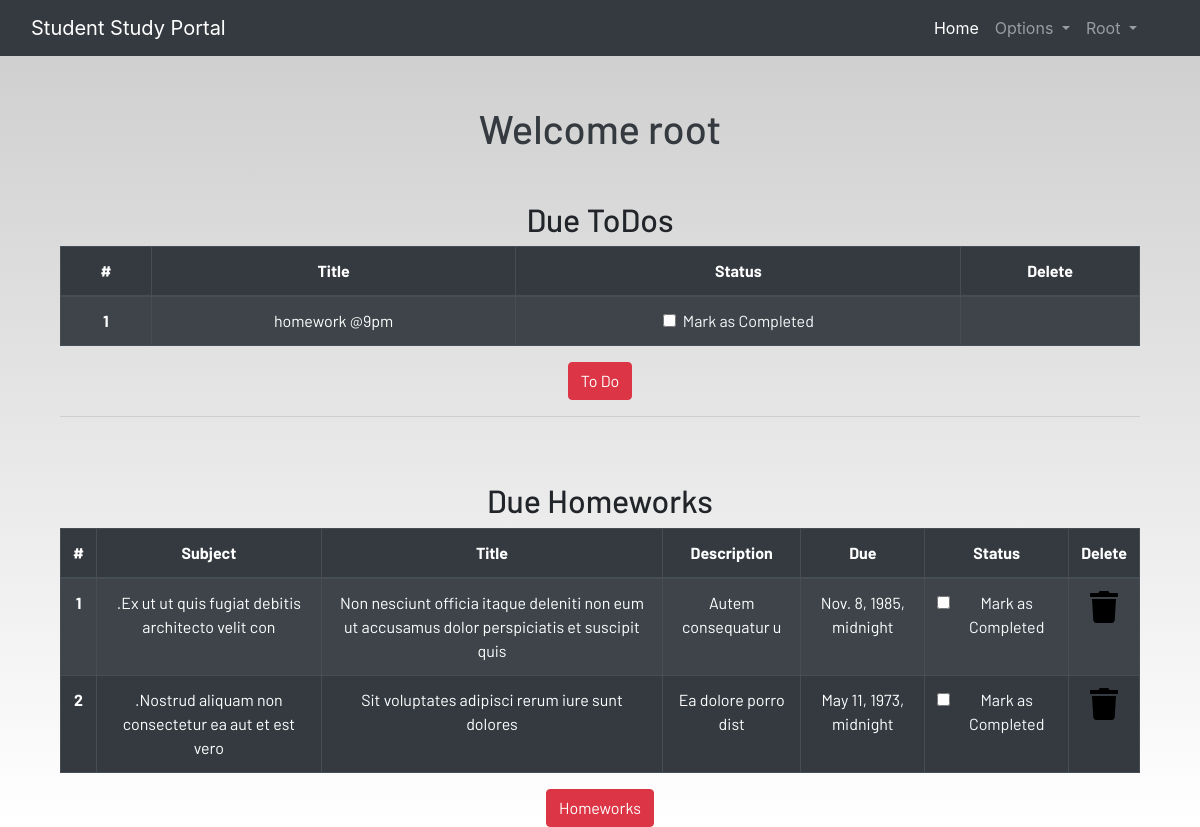
Screenshot of /profile/ (signed in) with the database file from the repository.
### dashbord/models.py (models this page shows, shortened)
class Todo(models.Model):
    user = models.ForeignKey(User, on_delete=models.CASCADE)
    title = models.CharField(max_length=100)
    is_finished = models.BooleanField(default=False)

class Homework(models.Model):
    user = models.ForeignKey(User, on_delete=models.CASCADE)
    subject = models.CharField(max_length=50)
    title = models.CharField(max_length=100)
    description = models.TextField()
    due = models.DateTimeField()
    is_finished = models.BooleanField(default=False)

### dashbord/views.py (the view)
# urls.py: path("profile/",views.user_profile, name="profile")
@login_required(login_url='login')
def user_profile(request):
    homewroks = Homework.objects.filter(is_finished=False,user=request.user)
    todos = Todo.objects.filter(is_finished=False,user=request.user)
    if len(homewroks) == 0:
        homeworks_done = True
    else:
        homeworks_done = False
    if len(todos) == 0:
        todo_done = True
    else:
        todo_done = False
    context = {
        'homeworks':homewroks,
        'todos':todos,
        'homeworks_done':homeworks_done,
        'todo_done':todo_done
    }
    return render(request, 'dashboard/profile.html', context)

### dashbord/templates/dashboard/profile.html
{% extends 'dashboard/base.html' %}
{% load static %}
{% block content %}
<section class="text-center">
    <h1 class="text-dark">Welcome {{user.username}}</h1>
    <div class="container mt-5">
        {% if not todo_done %}
        <h2>Due ToDos</h2>
        <table class="table table-striped table-bordered table-hover table-dark">
            <thead>
                <tr>
                    <th scope="col">#</th>
                    <th scope="col">Title</th>
                    <th scope="col">Status</th>
                    <th scope="col">Delete</th>
                </tr>
            </thead>
            <tbody>
                {% for todo in todos %}
                <tr>
                    <th scope="row">{{forloop.counter}}</th>
                    <td>{{todo.title}}</td>
                    <td>
                        <a href="{% url 'update_todo' todo.id %}">
                            <div class="form-check">
                                {% if todo.is_finished %}
                                <input class="form-check-input" type="checkbox" value="" checked>
                                {% else %}
                                <input class="form-check-input" type="checkbox" value="">
                                {% endif %}
                                <label class="form-check-label text-light" for="flexCheckDefault">
                                    Mark as Completed
                                </label>
                            </div>
                        </a>
                    </td>
                    <td><a href="{% url 'deletetodo' todo.id %}><i class="fa fa-trash fa-2x"></i></a></td>
                </tr>
                {% endfor %}
            </tbody>
        </table>
        {% else %}
            <h3>All Todos are completed!!!!</h3>
        {% endif %}
        <a href="{% url 'todo' %}" class="btn btn-danger">To Do</a>
        <hr>
        {% if not homeworks_done %}
        <br><br>
        <h2>Due Homeworks</h2>
        <table class="table table-striped table-bordered table-hover table-dark">
            <thead>
                <tr>
                    <th scope="col">#</th>
                    <th scope="col">Subject</th>
                    <th scope="col">Title</th>
                    <th scope="col">Description</th>
                    <th scope="col">Due</th>
                    <th scope="col">Status</th>
                    <th scope="col">Delete</th>
                </tr>
            </thead>
            <tbody>
                {% for homework in homeworks %}
                <tr>
                    <th scope="row">{{forloop.counter}}</th>
                    <td>.{{homework.subject}}</td>
                    <td>{{homework.title}}</td>
                    <td>{{homework.description}}</td>
                    <td>{{homework.due}}</td>
                    <td>
                        <a href="{% url 'updatehomework' homework.id %}">
                            <div class="form-check">
                                {% if homework.is_finished %}
                                <input class="form-check-input" type="checkbox" value="" checked>
                                {% else %}
                                <input class="form-check-input" type="checkbox" value="" >
                                {% endif %}
                                <label class="form-check-label text-light" for="flexCheckDefault">
                                    Mark as Completed
                                </label>
                            </div>
                        </a>
                    </td>
                    <td><a href="{% url 'deletehomework' homework.id %}"><i class="fa fa-trash fa-2x"></i></a></td>
                </tr>
                {% endfor %}
            </tbody>
        </table>
        {% else %}
            <h3>All Homeworks are completed!!!!</h3>
        {% endif %}
        <a href="{% url 'homework' %}" class="btn btn-danger">Homeworks</a>
    </div>
</section>
{% endblock content %}

### dashbord/templates/dashboard/base.html (shortened to what this page needs)
<!DOCTYPE html>
{% load static %}
<html lang="en">
<head>
  <link rel="stylesheet" href="https://stackpath.bootstrapcdn.com/bootstrap/4.3.1/css/bootstrap.min.css"
 />
  <link rel="stylesheet" href="https://use.fontawesome.com/releases/v5.7.2/css/all.css"
 />
  <link rel="stylesheet" href="{% static 'css/main.css' %}" />
</head>
<body>
  <header>
    <nav class="navbar navbar-expand-lg navbar-dark bg-dark">
      <div class="container-fluid">
        <a class="navbar-brand" href="{% url 'home' %}">Student Study Portal</a>
        <div class="collapse navbar-collapse justify-content-end" id="navbarSupportedContent">
          <ul class="navbar-nav mb-2 mb-lg-0">
            <li class="nav-item">
              <a class="nav-link active" aria-current="page" href="{% url 'home' %}">Home</a>
            </li>
            <li class="nav-item dropdown">
              <a class="nav-link dropdown-toggle" href="#" id="navbarDropdown" role="button" data-toggle="dropdown"
                aria-haspopup="true" aria-expanded="false">
                Options
              </a>
            </li>
            {% if user.is_authenticated %}
            <li class="nav-item dropdown mr-4">
              <a class="nav-link dropdown-toggle" href="#" id="navbarDropdown" role="button" data-toggle="dropdown"
                aria-haspopup="true" aria-expanded="false">
                {{ user.username|capfirst }}
              </a>
            </li>
            {% endif %}
          </ul>
        </div>
      </div>
    </nav>
  </header>
  <br /><br />
  <main>
    <div class="container">
    {% block content %}
    {% endblock content %}
  </main>
</body>
</html>

### static/css/main.css (style rules this page uses)
html { scroll-behavior: smooth; height: 100%; width: 100%; }
main { font-family: Barlow, Quicksand, Rubik, sans-serif, serif, 'Times New Roman', Times, serif !important; }
a { text-decoration: none !important; color: black; }
html, body { max-width: 100%; overflow-x: hidden; height: 100%; width: 100%; }
body { background: linear-gradient(rgba(0, 0, 0, 0.2), rgba(255, 255, 255, 0.5)); overflow-x: hidden; background-repeat: no-repeat; }
.fa { color: black; }

### rows the page displays
Todo: title "homework @9pm"
Homework: subject "Ex ut ut quis fugiat debitis architecto velit con", title "Non nesciunt officia itaque deleniti non eum ut accusamus dolor perspiciatis et suscipit quis", description "Autem consequatur u", due "Nov. 8, 1985, midnight"
Homework: subject "Nostrud aliquam non consectetur ea aut et est vero", title "Sit voluptates adipisci rerum iure sunt dolores", description "Ea dolore porro dist", due "May 11, 1973, midnight"

### other values shown
{{ user.username|capfirst }} "Root"
{{ user.username }} "root"
